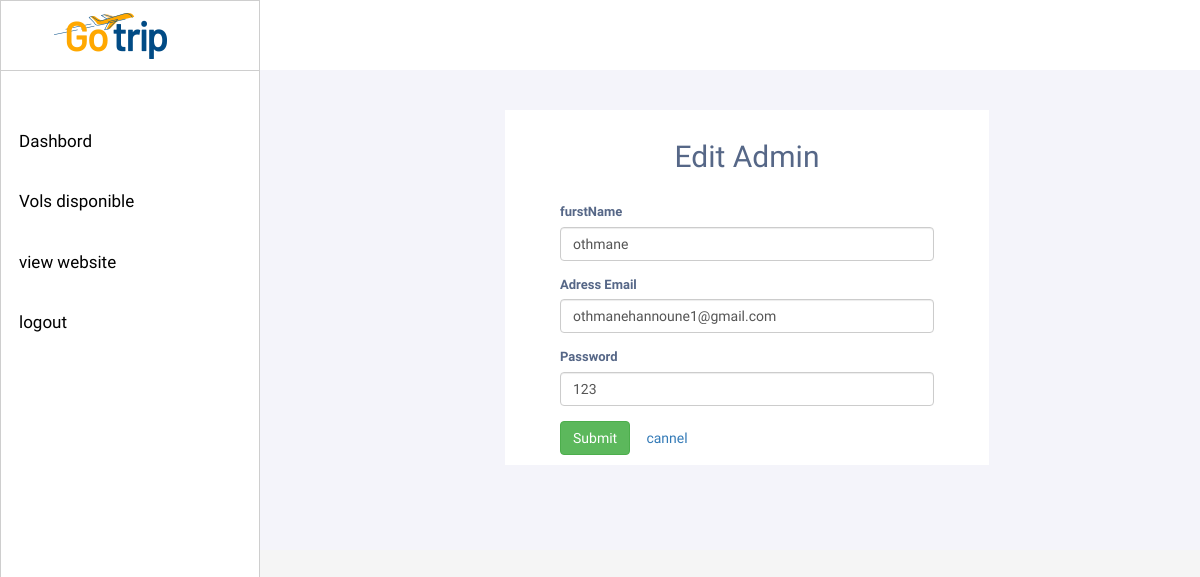
/admin/update.php?id=3, run on the app's committed database.
### tables this page shows
CREATE TABLE `users` (
  `iduser` int(11) NOT NULL,
  `username` varchar(200) NOT NULL,
  `mail` varchar(200) NOT NULL,
  `pass_word` varchar(50) NOT NULL,
  `statu` varchar(100) NOT NULL
);

### admin/update.php (the view, shortened to what this page needs)
<?php
include "header.php";
$db = mysqli_connect("127.0.0.1", "root", "", "db_gestionvols");
   $id=$_GET['id'];
   $query = mysqli_query($db,"SELECT * from users where iduser='$id'");
    if ($row = mysqli_fetch_array($query)) {
    }
?>
<link rel="stylesheet" href="css/update.css">
</nav>
<div class="boxContent">
<div class="firstRow">
<form action="" method="post">
<h2 style="text-align:center; margin-bottom: 30px">Edit Admin</h2>
  <div class="form-group">
    <label for="exampleInputEmail1">furstName</label>
    <input type="text" class="form-control" name="user" value="<?php echo $row['username']; ?>">
  </div>
  <div class="form-group">
    <label for="exampleInputPassword1">Adress Email</label>
    <input type="email" class="form-control "name="email" value="<?php echo $row['mail']; ?>">
  </div>
  <div class="form-group">
    <label for="exampleInputEmail1">Password</label>
    <input type="text" class="form-control" name="pass" value="<?php echo $row['pass_word']; ?>">
  </div>
  <button type="submit" class="btn btn-success" name="modifier">Submit</button>
  <button type="submit" class="btn btn-red"><a href="admin.php">cannel</a></button>
</form>

### admin/css/head.css (style rules this page uses)
:root { --color-white: white; --color-black: black; --color-grey: #CECECE; --color-primary: #7385F2; }
* { margin: 0; padding: 0; box-sizing: border-box; }
body { font-family: 'Roboto', sans-serif; }
.boxContent { padding: 70px 30px; }

### admin/css/admin.css (style rules this page uses)
body { color: #566787; background: #f5f5f5; font-family: 'Varela Round', sans-serif; font-size: 13px; }

### admin/css/update.css (style rules this page uses)
form { margin-bottom: 15px; background: white; padding: 10px 55px; max-width: 55%; margin-left: 215px; margin-top: -30px; }

### data on the page
users: user "othmane", email "othmanehannoune1@gmail.com", pass "123"
